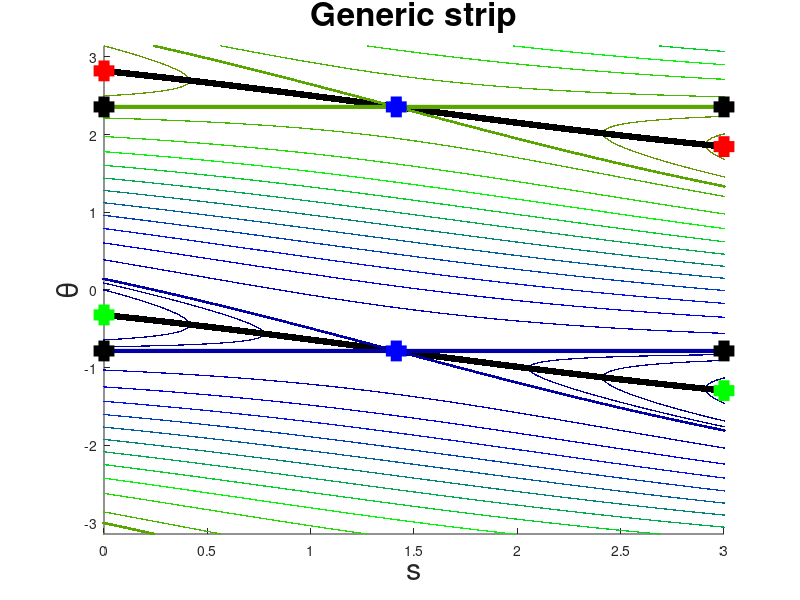

Source code (MATLAB):


com = [1;3];
t = [-1;1];
t = t/norm(t);
send = 3;
figure
hold on
cstart = -5;
cend = 5;
cvector = [cstart:0.2:cstart+2,cstart+2.1:0.5:cend-2.1,cend-2:0.2:cend];
for c=cvector
    theta = [-pi():0.0001:pi()].';
    vtheta = [sin(theta),-cos(theta)];
    s = (vtheta*com-c)./(vtheta*t);
    p = (c-cstart)/(cend-cstart);
    col = [max(0,1-abs(3*(p-1))),max(0,1-abs(3*(p-2/3))),max(0,1-abs(3*(p-1/3)))];
    plot(s,theta,'.','Color',col,'lineWidth',1,'markerSize',1)
end
J = [0,1;-1,0];
sh = [t,J*t]\com;
h = sh(2);
theta0 = atan2(t(2),t(1));
theta = [-pi():0.0001:pi()].';
xtheta = [cos(theta),sin(theta)];
sx = (xtheta*com)./(xtheta*t);
plot(sx,theta,'.k','markerSize',15)
for c=[h,-h]
    theta = [-pi():0.0001:pi()].';
    vtheta = [sin(theta),-cos(theta)];
    s = (vtheta*com-c)./(vtheta*t);
    p = (c-cstart)/(cend-cstart);
    col = [max(0,1-abs(3*(p-1))),max(0,1-abs(3*(p-2/3))),max(0,1-abs(3*(p-1/3)))];
    plot(s,theta,'.','Color',col)
    plot(s,theta,'.','Color',col,'markerSize',6)
    thetatemp = (theta0-(1-sign(c))*pi()/2);
    plot([0,send],ones(2,1)*thetatemp,'Color',col,'lineWidth',3)
    plot(sh(1),thetatemp,'+b','markerSize',15,'lineWidth',8)
    plot(0,thetatemp,'+k','markerSize',15,'lineWidth',8)
    plot(send,thetatemp,'+k','markerSize',15,'lineWidth',8)
end


smin = find(sx == min(abs(sx)));
plot(sx(smin),theta(smin),'+r','markerSize',15,'lineWidth',8)
plot(sx(smin),theta(smin)-pi(),'+g','markerSize',15,'lineWidth',8)
smax = find(sx == send - min(abs(sx-send)));
plot(sx(smax),theta(smax),'+r','markerSize',15,'lineWidth',8)
plot(sx(smax),theta(smax)-pi(),'+g','markerSize',15,'lineWidth',8)
hold off
xlim([0,send]);
ylim([-pi(),pi()]);
title('Generic strip','fontSize',24)
xlabel(['s'],'fontSize',22)
ylabel('\theta','fontSize',22)